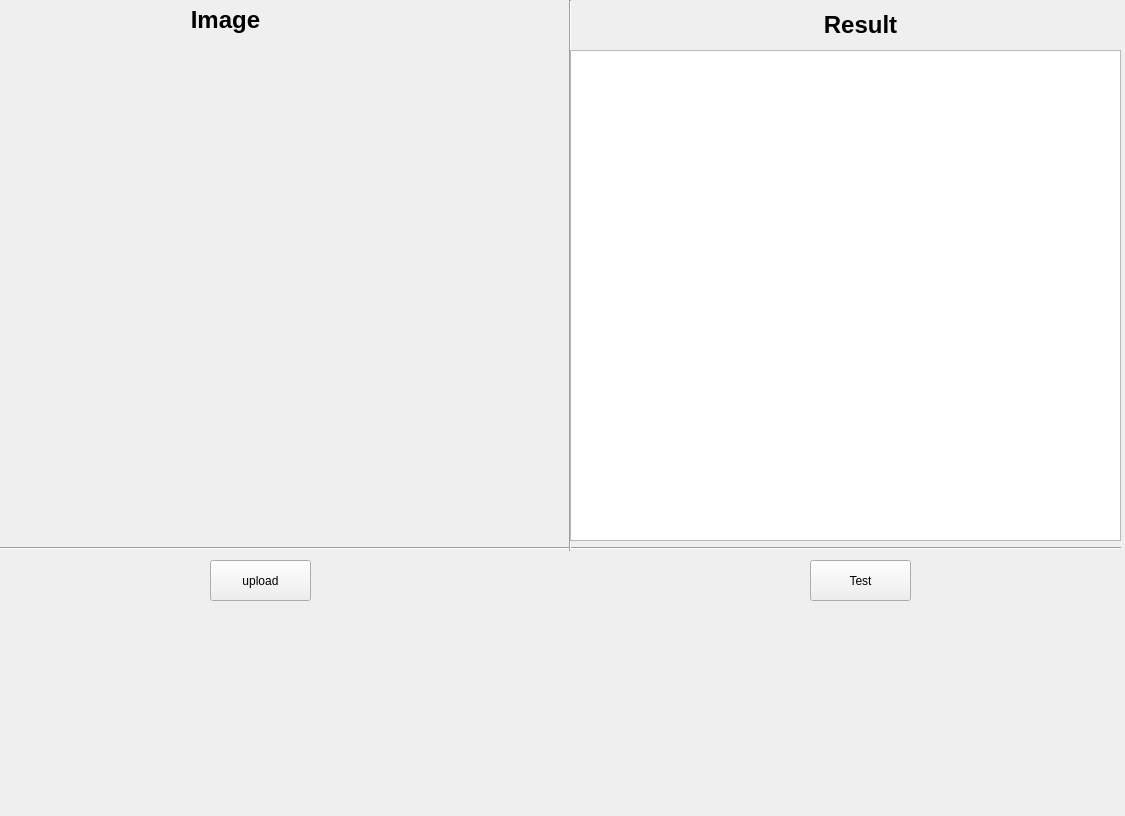
<?xml version="1.0" encoding="UTF-8"?>
<ui version="4.0">
 <class>textDectionQt2Class</class>
 <widget class="QWidget" name="textDectionQt2Class">
  <property name="geometry">
   <rect>
    <x>0</x>
    <y>0</y>
    <width>1125</width>
    <height>816</height>
   </rect>
  </property>
  <property name="windowTitle">
   <string>textDectionQt2</string>
  </property>
  <widget class="Line" name="line">
   <property name="geometry">
    <rect>
     <x>0</x>
     <y>540</y>
     <width>1121</width>
     <height>16</height>
    </rect>
   </property>
   <property name="orientation">
    <enum>Qt::Horizontal</enum>
   </property>
  </widget>
  <widget class="Line" name="line_2">
   <property name="geometry">
    <rect>
     <x>560</x>
     <y>0</y>
     <width>20</width>
     <height>551</height>
    </rect>
   </property>
   <property name="orientation">
    <enum>Qt::Vertical</enum>
   </property>
  </widget>
  <widget class="QLabel" name="imageLabel">
   <property name="geometry">
    <rect>
     <x>180</x>
     <y>0</y>
     <width>91</width>
     <height>41</height>
    </rect>
   </property>
   <property name="text">
    <string>&lt;html&gt;&lt;head/&gt;&lt;body&gt;&lt;p align=&quot;center&quot;&gt;&lt;span style=&quot; font-size:18pt; font-weight:600; color:#000000;&quot;&gt;Image&lt;/span&gt;&lt;/p&gt;&lt;/body&gt;&lt;/html&gt;</string>
   </property>
   <property name="textFormat">
    <enum>Qt::RichText</enum>
   </property>
   <property name="alignment">
    <set>Qt::AlignCenter</set>
   </property>
  </widget>
  <widget class="QLabel" name="resultLabel">
   <property name="geometry">
    <rect>
     <x>810</x>
     <y>10</y>
     <width>101</width>
     <height>31</height>
    </rect>
   </property>
   <property name="text">
    <string>&lt;html&gt;&lt;head/&gt;&lt;body&gt;&lt;p&gt;&lt;span style=&quot; font-size:18pt; font-weight:600;&quot;&gt;Result&lt;/span&gt;&lt;/p&gt;&lt;/body&gt;&lt;/html&gt;</string>
   </property>
   <property name="alignment">
    <set>Qt::AlignCenter</set>
   </property>
  </widget>
  <widget class="QLabel" name="imageShowLabel">
   <property name="geometry">
    <rect>
     <x>13</x>
     <y>51</y>
     <width>551</width>
     <height>491</height>
    </rect>
   </property>
   <property name="text">
    <string/>
   </property>
   <property name="textFormat">
    <enum>Qt::RichText</enum>
   </property>
  </widget>
  <widget class="QPushButton" name="uploadButton">
   <property name="geometry">
    <rect>
     <x>210</x>
     <y>560</y>
     <width>101</width>
     <height>41</height>
    </rect>
   </property>
   <property name="text">
    <string>upload</string>
   </property>
  </widget>
  <widget class="QPushButton" name="testButton">
   <property name="geometry">
    <rect>
     <x>810</x>
     <y>560</y>
     <width>101</width>
     <height>41</height>
    </rect>
   </property>
   <property name="text">
    <string>Test</string>
   </property>
  </widget>
  <widget class="QTextEdit" name="resultTextEdit">
   <property name="geometry">
    <rect>
     <x>570</x>
     <y>50</y>
     <width>551</width>
     <height>491</height>
    </rect>
   </property>
  </widget>
 </widget>
 <layoutdefault spacing="6" margin="11"/>
 <resources>
  <include location="textdectionqt2.qrc"/>
 </resources>
 <connections/>
</ui>
